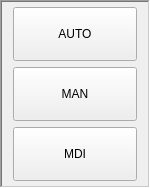
              <widget class="QFrame" name="gridFrame">
               <property name="maximumSize">
                <size>
                 <width>150</width>
                 <height>16777215</height>
                </size>
               </property>
               <property name="styleSheet">
                <string notr="true">

 ActionButton{

font: 14pt &quot;DejaVu Sans&quot;;
color: rgb(0,0,0);
background-color:rgb(52, 101, 164);
border-style: solid;
border-width: 2px;
border-radius: 4px;
border-color:rgb(52, 101, 164)
}</string>
               </property>
               <property name="frameShape">
                <enum>QFrame::WinPanel</enum>
               </property>
               <property name="frameShadow">
                <enum>QFrame::Sunken</enum>
               </property>
               <layout class="QGridLayout" name="gridLayout_71">
                <property name="leftMargin">
                 <number>5</number>
                </property>
                <property name="topMargin">
                 <number>5</number>
                </property>
                <property name="rightMargin">
                 <number>5</number>
                </property>
                <property name="bottomMargin">
                 <number>5</number>
                </property>
                <item row="1" column="0">
                 <widget class="ActionButton" name="manual_2">
                  <property name="minimumSize">
                   <size>
                    <width>54</width>
                    <height>54</height>
                   </size>
                  </property>
                  <property name="maximumSize">
                   <size>
                    <width>124</width>
                    <height>16777215</height>
                   </size>
                  </property>
                  <property name="text">
                   <string>MAN</string>
                  </property>
                  <property name="checkable">
                   <bool>true</bool>
                  </property>
                  <property name="rules" stdset="0">
                   <string>[{&quot;channels&quot;: [{&quot;url&quot;: &quot;status:task_mode&quot;, &quot;trigger&quot;: true}], &quot;property&quot;: &quot;Style Sheet&quot;, &quot;expression&quot;: &quot;\&quot;border-color:rgb(0,255,0)\&quot; if ch[0]==1 else ''&quot;, &quot;name&quot;: &quot;color&quot;}]</string>
                  </property>
                  <property name="actionName" stdset="0">
                   <string>machine.mode.manual</string>
                  </property>
                 </widget>
                </item>
                <item row="0" column="0">
                 <widget class="ActionButton" name="auto_3">
                  <property name="minimumSize">
                   <size>
                    <width>54</width>
                    <height>54</height>
                   </size>
                  </property>
                  <property name="maximumSize">
                   <size>
                    <width>124</width>
                    <height>16777215</height>
                   </size>
                  </property>
                  <property name="text">
                   <string>AUTO</string>
                  </property>
                  <property name="checkable">
                   <bool>true</bool>
                  </property>
                  <property name="flat">
                   <bool>false</bool>
                  </property>
                  <property name="rules" stdset="0">
                   <string>[{&quot;channels&quot;: [{&quot;url&quot;: &quot;status:task_mode&quot;, &quot;trigger&quot;: true}], &quot;property&quot;: &quot;Style Sheet&quot;, &quot;expression&quot;: &quot;\&quot;border-color:rgb(0,255,0)\&quot; if ch[0]==2 else ''&quot;, &quot;name&quot;: &quot;color&quot;}]</string>
                  </property>
                  <property name="actionName" stdset="0">
                   <string>machine.mode.auto</string>
                  </property>
                 </widget>
                </item>
                <item row="2" column="0">
                 <widget class="ActionButton" name="mdi_2">
                  <property name="minimumSize">
                   <size>
                    <width>54</width>
                    <height>54</height>
                   </size>
                  </property>
                  <property name="maximumSize">
                   <size>
                    <width>124</width>
                    <height>16777215</height>
                   </size>
                  </property>
                  <property name="text">
                   <string>MDI</string>
                  </property>
                  <property name="checkable">
                   <bool>true</bool>
                  </property>
                  <property name="rules" stdset="0">
                   <string>[{&quot;channels&quot;: [{&quot;url&quot;: &quot;status:task_mode&quot;, &quot;trigger&quot;: true}], &quot;property&quot;: &quot;Style Sheet&quot;, &quot;expression&quot;: &quot;\&quot;border-color:rgb(0,255,0)\&quot; if ch[0]==3 else ''&quot;, &quot;name&quot;: &quot;color&quot;}]</string>
                  </property>
                  <property name="actionName" stdset="0">
                   <string>machine.mode.mdi</string>
                  </property>
                 </widget>
                </item>
               </layout>
              </widget>
